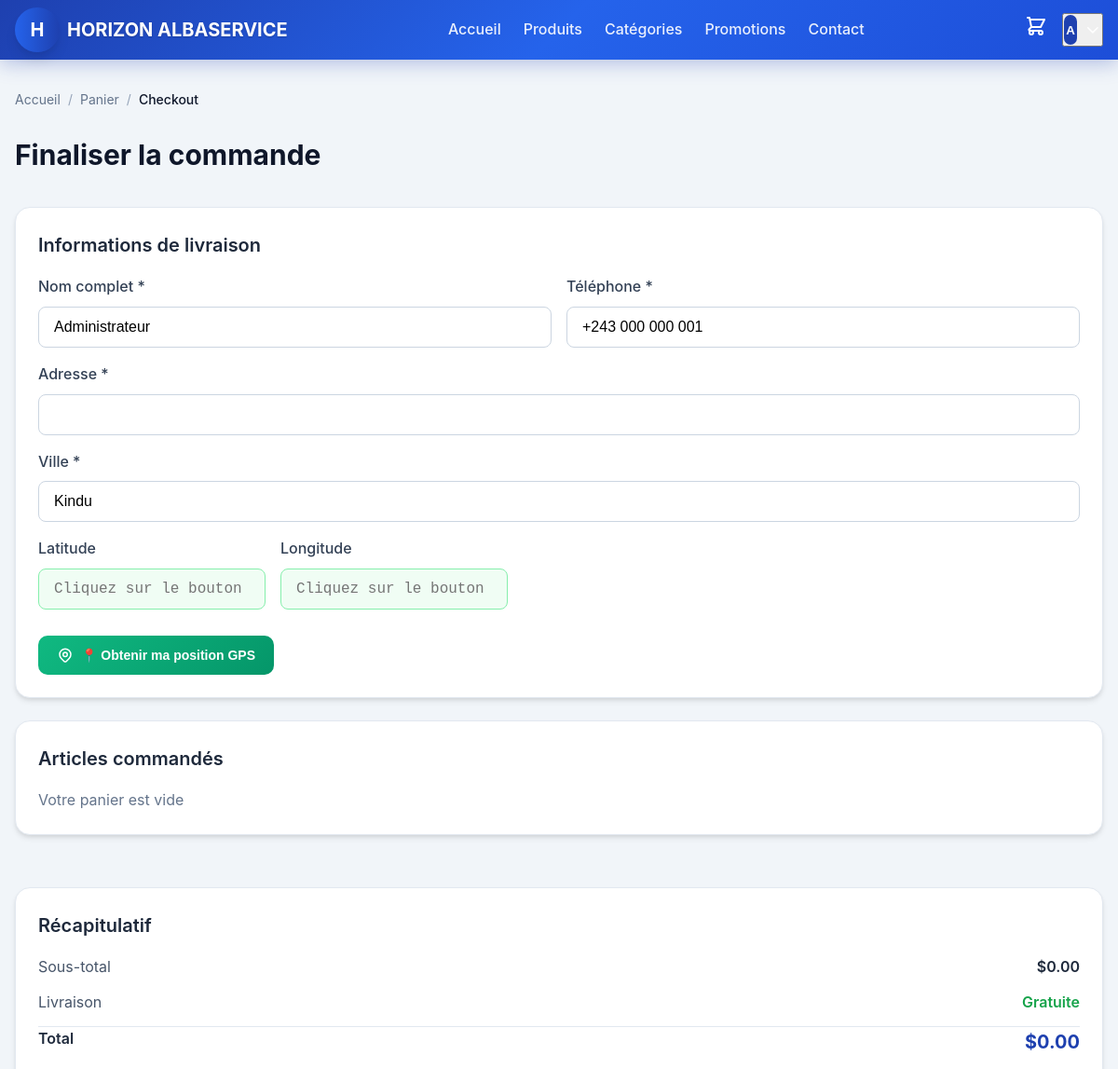
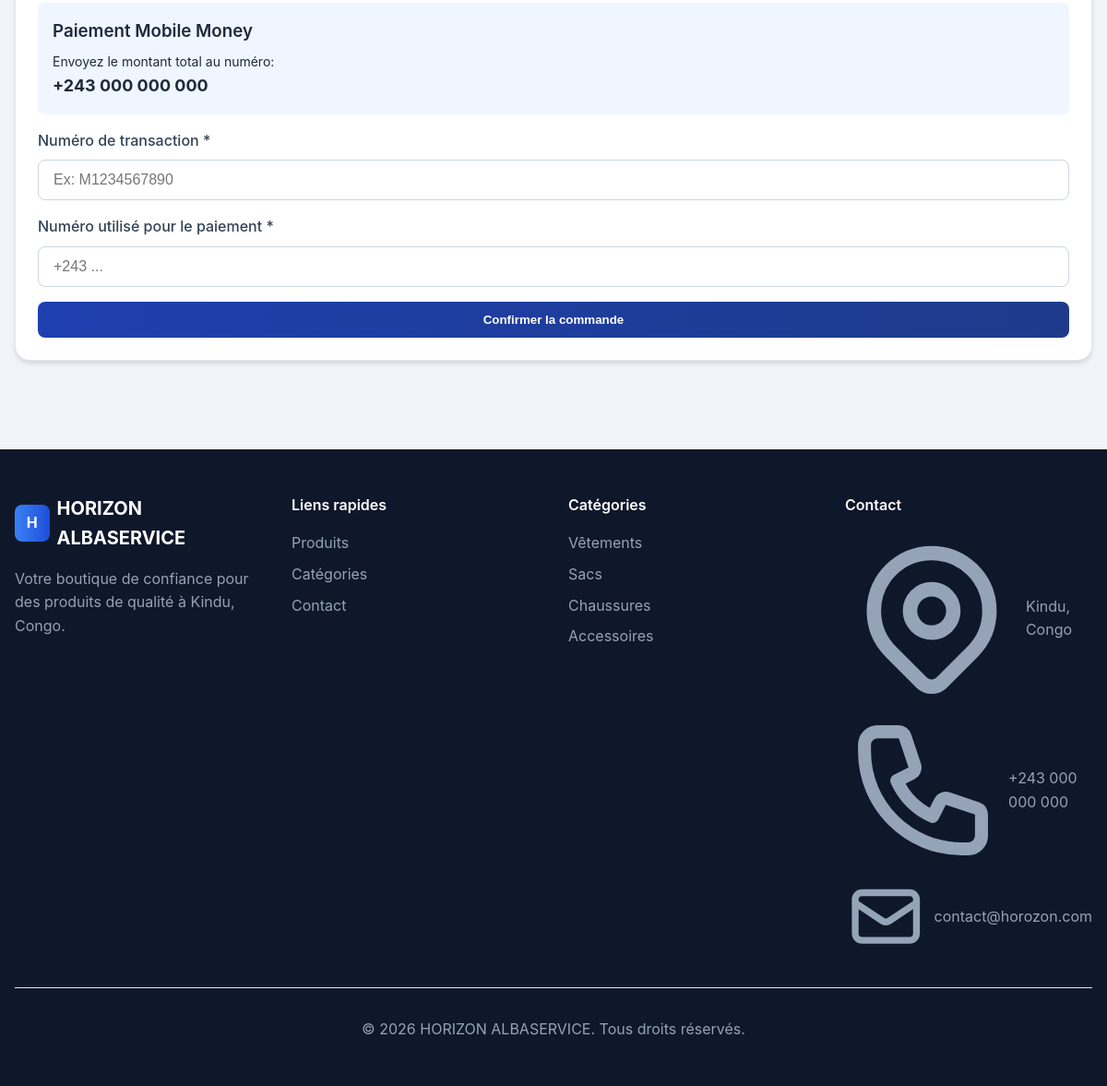
The page /checkout.php (signed in) on the database its author committed (2 pictures, top to bottom).
### tables this page shows
CREATE TABLE IF NOT EXISTS users (
    id INT AUTO_INCREMENT PRIMARY KEY,
    name VARCHAR(255) NOT NULL,
    email VARCHAR(255) NOT NULL UNIQUE,
    phone VARCHAR(50),
    password VARCHAR(255) NOT NULL,
    profile_image TEXT,
    role ENUM('client', 'admin', 'livreur') NOT NULL DEFAULT 'client',
    address TEXT,
    city VARCHAR(100),
    latitude DECIMAL(10, 8),
    longitude DECIMAL(11, 8),
    is_active TINYINT(1) DEFAULT 1,
    created_at TIMESTAMP DEFAULT CURRENT_TIMESTAMP,
    updated_at TIMESTAMP DEFAULT CURRENT_TIMESTAMP ON UPDATE CURRENT_TIMESTAMP
);

CREATE TABLE IF NOT EXISTS settings (
    id INT AUTO_INCREMENT PRIMARY KEY,
    setting_key VARCHAR(255) NOT NULL UNIQUE,
    setting_value TEXT NOT NULL,
    updated_at TIMESTAMP DEFAULT CURRENT_TIMESTAMP ON UPDATE CURRENT_TIMESTAMP
);

### config/functions.php (called while the page is built, shortened)
<?php
function getCurrentUser() {
    $db = getDB();
    $stmt = $db->prepare("SELECT * FROM users WHERE id = ? AND is_active = 1");
    $stmt->execute([$_SESSION['user_id']]);
    $user = $stmt->fetch();
    return $user ?: null;
}
function getSetting($key) {
    $db = getDB();
    $stmt = $db->prepare("SELECT setting_value FROM settings WHERE setting_key = ?");
    $stmt->execute([$key]);
    $result = $stmt->fetch();
    return $result ? $result['setting_value'] : null;
}

### checkout.php (the view, shortened to what this page needs)
<?php
require_once 'config/functions.php';
include 'components/header.php';
?>
<div class="container py-8">
    <nav class="breadcrumb mb-6">
        <a href="index.php" class="breadcrumb-item">Accueil</a>
        <span class="breadcrumb-separator">/</span>
        <a href="panier.php" class="breadcrumb-item">Panier</a>
        <span class="breadcrumb-separator">/</span>
        <span class="text-gray-900 font-medium">Checkout</span>
    </nav>
    <h1 class="text-3xl font-bold text-gray-900 mb-8">Finaliser la commande</h1>
    <form id="checkoutForm" method="POST" class="flex flex-col lg:flex-row gap-8">
        <div class="flex-1">
            <div class="card p-6 mb-6">
                <h2 class="text-xl font-semibold mb-4">Informations de livraison</h2>
                <div class="grid grid-cols-1 md:grid-cols-2 gap-4">
                    <div class="form-group">
                        <label class="form-label">Nom complet *</label>
                        <input type="text" name="customer_name" class="form-input" value="<?= htmlspecialchars($user['name'] ?? '') ?>" required>
                    </div>
                    <div class="form-group">
                        <label class="form-label">Téléphone *</label>
                        <input type="tel" name="customer_phone" class="form-input" value="<?= htmlspecialchars($user['phone'] ?? '') ?>" required>
                    </div>
                </div>
                <div class="form-group">
                    <label class="form-label">Adresse *</label>
                    <input type="text" name="customer_address" class="form-input" value="<?= htmlspecialchars($user['address'] ?? '') ?>" required>
                </div>
                <div class="form-group">
                    <label class="form-label">Ville *</label>
                    <input type="text" name="customer_city" class="form-input" value="<?= htmlspecialchars($user['city'] ?? 'Kindu') ?>" required>
                </div>
                <div class="flex items-center gap-4">
                    <div class="form-group flex-1">
                        <label class="form-label">Latitude</label>
                        <input type="text" name="customer_latitude" id="customer_latitude" class="form-input gps-input" value="<?= htmlspecialchars($user['latitude'] ?? '') ?>" readonly placeholder="Cliquez sur le bouton">
                    </div>
                    <div class="form-group flex-1">
                        <label class="form-label">Longitude</label>
                        <input type="text" name="customer_longitude" id="customer_longitude" class="form-input gps-input" value="<?= htmlspecialchars($user['longitude'] ?? '') ?>" readonly placeholder="Cliquez sur le bouton">
                    </div>
                </div>
                <button type="button" onclick="getUserLocation()" class="btn-gps mt-3">
                    📍 Obtenir ma position GPS
                </button>
            </div>
            <div class="card p-6 mb-6">
                <h2 class="text-xl font-semibold mb-4">Articles commandés</h2>
                <div id="checkoutItems">
                </div>
            </div>
        </div>
        <div class="lg:w-96">
            <div class="card p-6 sticky" style="top: 100px;">
                <h2 class="text-xl font-semibold mb-4">Récapitulatif</h2>
                <div class="space-y-3 mb-4">
                    <div class="flex justify-between">
                        <span class="text-gray-600">Sous-total</span>
                        <span class="font-semibold" id="checkoutSubtotal">$0.00</span>
                    </div>
                    <div class="flex justify-between">
                        <span class="text-gray-600">Livraison</span>
                        <span class="font-semibold text-green-600">Gratuite</span>
                    </div>
                    <div class="border-t pt-3 flex justify-between">
                        <span class="font-semibold">Total</span>
                        <span class="font-bold text-xl text-blue-600" id="checkoutTotal">$0.00</span>
                    </div>
                </div>
                <div class="bg-blue-50 rounded-lg p-4 mb-4">
                    <h3 class="font-semibold text-blue-900 mb-2">Paiement Mobile Money</h3>
                    <p class="text-sm text-blue-700">Envoyez le montant total au numéro:</p>
                    <p class="text-lg font-bold text-blue-900"><?= getSetting('payment_phone') ?? '+243 000 000 000' ?></p>
                </div>
                <div class="form-group">
                    <label class="form-label">Numéro de transaction *</label>
                    <input type="text" name="transaction_number" class="form-input" placeholder="Ex: M1234567890" required>
                </div>
                <div class="form-group">
                    <label class="form-label">Numéro utilisé pour le paiement *</label>
                    <input type="tel" name="payment_phone" class="form-input" placeholder="+243 ..." required>
                </div>
                <button type="submit" class="btn btn-primary w-full">
                    Confirmer la commande
                </button>
            </div>
        </div>
    </form>
</div>
<?php include 'components/footer.php'; ?>

### components/header.php (shortened to what this page needs)
<?php
$user = getCurrentUser();
?>
<!DOCTYPE html>
<html lang="fr">
<head>
    <link rel="stylesheet" href="css/style.css">
</head>
<body>
    <header class="header">
        <div class="container">
            <div class="flex items-center justify-between" style="height: 4rem;">
                <a href="index.php" class="header-logo">
                    <div class="w-12 h-12 rounded-full bg-gradient-to-r from-blue-600 to-blue-800 flex items-center justify-center text-white font-bold text-xl border-4 border-white shadow-lg">
                        H
                    </div>
                    <span class="header-logo-text hidden md:block">HORIZON ALBASERVICE</span>
                </a>
                <nav class="header-nav hidden md:flex">
                    <a href="index.php" class="header-nav-link <?= $_SERVER['REQUEST_URI'] === '/' || $_SERVER['REQUEST_URI'] === '/index.php' ? 'active' : '' ?>">Accueil</a>
                    <a href="produits.php" class="header-nav-link <?= strpos($_SERVER['REQUEST_URI'], 'produits') !== false ? 'active' : '' ?>">Produits</a>
                    <a href="categories.php" class="header-nav-link <?= strpos($_SERVER['REQUEST_URI'], 'categories') !== false ? 'active' : '' ?>">Catégories</a>
                    <a href="promotions.php" class="header-nav-link <?= strpos($_SERVER['REQUEST_URI'], 'promotions') !== false ? 'active' : '' ?>">Promotions</a>
                    <a href="contact.php" class="header-nav-link <?= strpos($_SERVER['REQUEST_URI'], 'contact') !== false ? 'active' : '' ?>">Contact</a>
                </nav>
                <div class="header-actions">
                    <a href="panier.php" class="header-cart">
                    </a>
                    <?php if ($user): ?>
                        <div class="dropdown">
                            <button onclick="toggleDropdown()" class="flex items-center gap-2 cursor-pointer">
                                <?php if (!empty($user['profile_image'])): ?>
                                    <img src="<?= htmlspecialchars($user['profile_image']) ?>"
                                         alt="<?= htmlspecialchars($user['name']) ?>"
                                         class="w-8 h-8 rounded-full object-cover">
                                <?php else: ?>
                                    <div class="w-8 h-8 bg-blue-600 rounded-full flex items-center justify-center text-white font-semibold">
                                        <?= strtoupper(substr($user['name'], 0, 1)) ?>
                                    </div>
                                <?php endif; ?>
                                <svg class="w-4 h-4 text-white hidden md:block" fill="none" stroke="currentColor" viewBox="0 0 24 24">
                                    <path stroke-linecap="round" stroke-linejoin="round" stroke-width="2" d="M19 9l-7 7-7-7"></path>
                                </svg>
                            </button>
                        </div>
                    <?php else: ?>
                        <a href="login.php" class="btn btn-white btn-sm">Connexion</a>
                    <?php endif; ?>
                </div>
            </div>
        </div>
    </header>
    <main>

### components/footer.php (shortened to what this page needs)
<?php
$shopName = getSetting('shop_name') ?? 'HORIZON ALBASERVICE';
$shopAddress = getSetting('shop_address') ?? 'Kindu, Congo';
?>
    </main>
    <footer class="footer">
        <div class="container">
            <div class="grid grid-cols-1 md:grid-cols-4 gap-8">
                <div>
                    <div class="flex items-center gap-2 mb-4">
                        <div class="w-10 h-10 bg-gradient-to-r from-blue-500 to-blue-700 rounded-lg flex items-center justify-center text-white font-bold">
                            H
                        </div>
                        <span class="text-xl font-bold text-white"><?= htmlspecialchars($shopName) ?></span>
                    </div>
                    <p class="text-gray-400">Votre boutique de confiance pour des produits de qualité à <?= htmlspecialchars($shopAddress) ?>.</p>
                </div>
                <div>
                    <h4 class="footer-title">Liens rapides</h4>
                    <ul class="space-y-2">
                        <li><a href="produits.php" class="footer-link">Produits</a></li>
                        <li><a href="categories.php" class="footer-link">Catégories</a></li>
                        <li><a href="contact.php" class="footer-link">Contact</a></li>
                    </ul>
                </div>
                <div>
                    <h4 class="footer-title">Catégories</h4>
                    <ul class="space-y-2">
                        <li><a href="categories.php" class="footer-link">Vêtements</a></li>
                        <li><a href="categories.php" class="footer-link">Sacs</a></li>
                        <li><a href="categories.php" class="footer-link">Chaussures</a></li>
                        <li><a href="categories.php" class="footer-link">Accessoires</a></li>
                    </ul>
                </div>
                <div>
                    <h4 class="footer-title">Contact</h4>
                    <ul class="space-y-2 text-gray-400">
                        <li class="flex items-center gap-2">
                            <?= htmlspecialchars($shopAddress) ?>
                        </li>
                        <li class="flex items-center gap-2">
                            +243 000 000 000
                        </li>
                        <li class="flex items-center gap-2">
                            <svg class="w-5 h-5" fill="none" stroke="currentColor" viewBox="0 0 24 24">
                                <path stroke-linecap="round" stroke-linejoin="round" stroke-width="2" d="M3 8l7.89 5.26a2 2 0 002.22 0L21 8M5 19h14a2 2 0 002-2V7a2 2 0 00-2-2H5a2 2 0 00-2 2v10a2 2 0 002 2z"></path>
                            </svg>
                            contact@horozon.com
                        </li>
                    </ul>
                </div>
            </div>
            <div class="border-t border-gray-800 mt-8 pt-8 text-center text-gray-400">
                <p>&copy; <?= date('Y') ?> <?= htmlspecialchars($shopName) ?>. Tous droits réservés.</p>
            </div>
        </div>
    </footer>
</body>
</html>

### rows shown on the page
users: name "A", customer_name "Administrateur", customer_phone "+243 000 000 001", customer_city "Kindu"
settings: setting_value "+243 000 000 000"
settings: setting_value "HORIZON ALBASERVICE"
settings: setting_value "Kindu, Congo"
